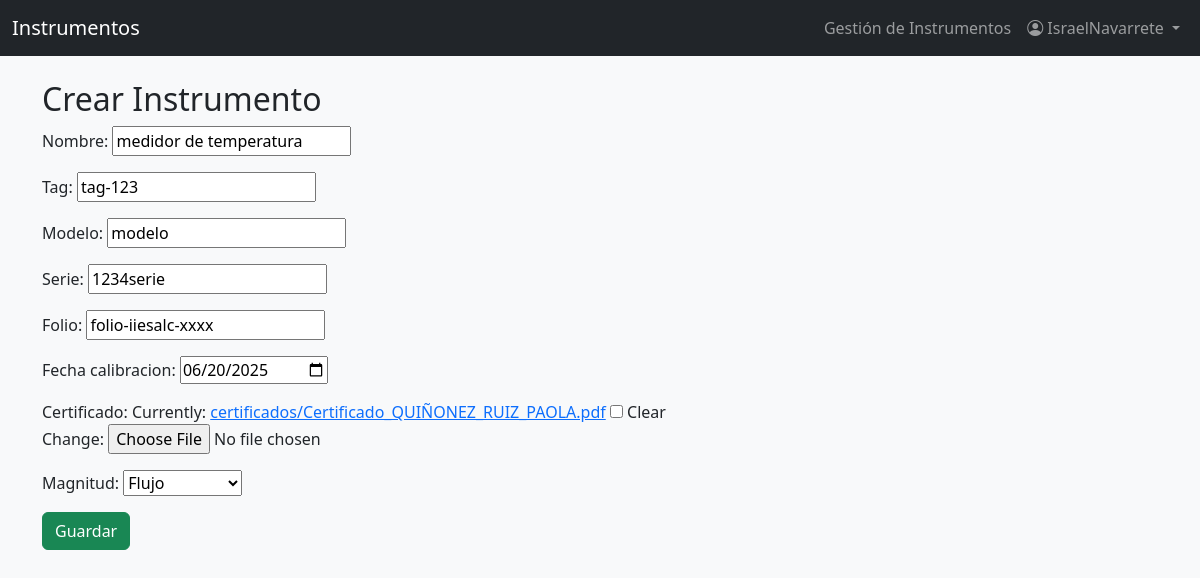
The app's page /instrumento/1/editar/ (signed in) with its own data.
### codigos/models.py (models this page shows, shortened)
class User(AbstractUser):
    ROLE_CHOICES = (
        ('ADMIN', 'Administrador'),
        ('LAB', 'Laboratorio'),
        ('VALIDADOR', 'Validador'),
    )
    rol = models.CharField(max_length=20, choices=ROLE_CHOICES)
    laboratorio = models.ForeignKey('Laboratorio', on_delete=models.SET_NULL, null=True, blank=True)
    groups = models.ManyToManyField(
        'auth.Group',
        related_name='codigos_user_set',
        blank=True,
    )
    user_permissions = models.ManyToManyField(
        'auth.Permission',
        related_name='codigos_user_permissions_set',
        blank=True,
    )

class Instrumento(models.Model):
    MAGNITUD_CHOICES = [
        ('temperatura', 'Temperatura'),
        ('presion', 'Presión'),
        ('flujo', 'Flujo'),
        ('densidad', 'Densidad'),
    ]
    nombre = models.CharField(max_length=100)
    tag = models.CharField(max_length=100)
    modelo = models.CharField(max_length=100)
    serie = models.CharField(max_length=100)
    folio = models.CharField(max_length=100)
    fecha_calibracion = models.DateField()
    certificado = models.FileField(upload_to='certificados/', null=True, blank=True)
    uuid = models.UUIDField(default=uuid.uuid4, editable=False, unique=True)
    magnitud = models.CharField(max_length=20, choices=MAGNITUD_CHOICES, default='temperatura')
    laboratorio = models.ForeignKey('Laboratorio', on_delete=models.CASCADE)

### codigos/views.py (the view)
        def _wrapped_view(request, *args, **kwargs):
            if test_func(request.user):
                return view_func(request, *args, **kwargs)
            if login_url:
                return redirect(login_url)
            return redirect('unauthorized')

### codigos/forms.py
class InstrumentoForm(forms.ModelForm):
    class Meta:
        model = Instrumento
        fields = ['nombre', 'tag', 'modelo', 'serie','folio', 'fecha_calibracion', 'certificado', 'magnitud']
        widgets = {
            'fecha_calibracion': forms.DateInput(attrs={'type': 'date'}),
        }

### codigos/views.py (called while the page is built)
def es_lab_o_admin(user):
    return user.is_authenticated and user.rol in ['LAB', 'ADMIN']

def user_passes_test_with_message(test_func, login_url=None, message="No tienes permiso para acceder a esta página."):
    def decorator(view_func):
        def _wrapped_view(request, *args, **kwargs):
            if test_func(request.user):
                return view_func(request, *args, **kwargs)
            if login_url:
                return redirect(login_url)
            return redirect('unauthorized')
        return _wrapped_view
    return decorator

### codigos/templates/instrumentos/formulario.html (shortened to what this page needs)
{% extends "base.html" %}
{% block content %}
<h2>{% if editar %}Editar{% else %}Crear{% endif %} Instrumento</h2>
<form method="post" enctype="multipart/form-data">
    {{ form.as_p }}
    <button type="submit" class="btn btn-success">Guardar</button>
</form>
{% endblock %}

### codigos/templates/base.html (shortened to what this page needs)
<!DOCTYPE html>
<html lang="es">
<head>
    <link href="https://cdn.jsdelivr.net/npm/bootstrap@5.3.3/dist/css/bootstrap.min.css" rel="stylesheet">
    <link href="https://cdn.jsdelivr.net/npm/bootstrap-icons@1.10.5/font/bootstrap-icons.css" rel="stylesheet">
</head>
<body>
<nav class="navbar navbar-expand-lg navbar-dark bg-dark">
  <div class="container-fluid">
    <a class="navbar-brand" href="{% url 'inicio' %}">Instrumentos</a>
    <div class="collapse navbar-collapse" id="navbarNavDropdown">
      <ul class="navbar-nav ms-auto">
        {% if user.is_authenticated %}
          <li class="nav-item">
            <a class="nav-link" href="{% url 'lista_instrumentos' %}">Gestión de Instrumentos</a>
          </li>
          <li class="nav-item dropdown">
            <a class="nav-link dropdown-toggle" href="#" id="userDropdown" role="button" data-bs-toggle="dropdown">
              <i class="bi bi-person-circle"></i> {{ user.username }}
            </a>
          </li>
        {% else %}
          <li class="nav-item"><a class="nav-link" href="{% url 'login' %}">Iniciar sesión</a></li>
        {% endif %}
      </ul>
    </div>
  </div>
</nav>
<main class="container my-4">
    {% block content %}{% endblock %}
</main>
</body>
</html>

### codigos/templates/base.html (style rules this page uses)
body { background-color: #f8f9fa; }

### records on screen
User: username "IsraelNavarrete"
Instrumento: nombre "medidor de temperatura", tag "tag-123", modelo "modelo", serie "1234serie", folio "folio-iiesalc-xxxx", fecha_calibracion "06/20/2025", magnitud "Flujo"
